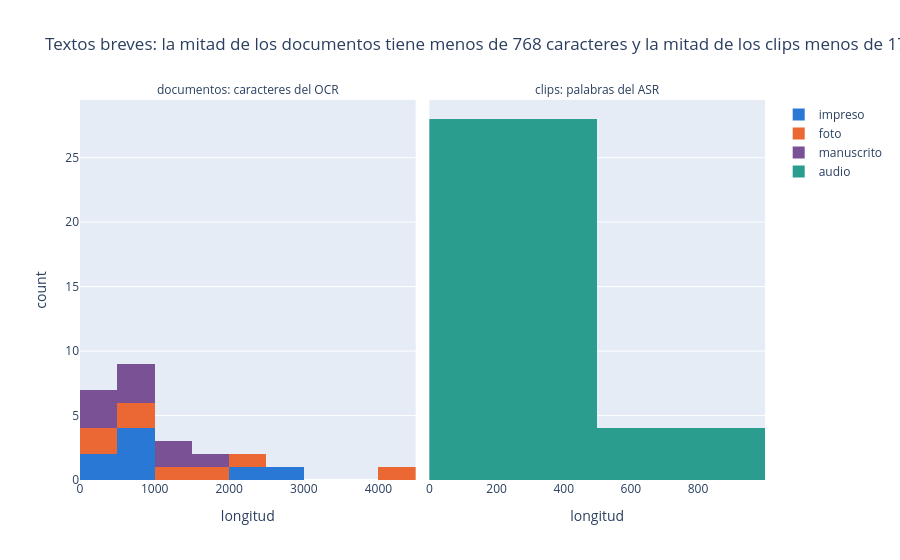

Write notebook code for a chart like this one.
### Code cell
# 6.3 ¿Qué tan largos son los textos extraídos?
longitudes = pd.concat([
    pd.DataFrame({"medida": "documentos: caracteres del OCR", "valor": catalogo["texto_ocr"].str.len(), "tipo": catalogo["tipo"]}),
    pd.DataFrame({"medida": "clips: palabras del ASR", "valor": clips["texto_asr"].map(lambda t: len(re.sub(r"\[HABLANTE_\d+\]", " ", t).split())), "tipo": "audio"}),
], ignore_index=True)
med_c = longitudes.loc[longitudes["medida"].str.startswith("documentos"), "valor"].median()
med_p = longitudes.loc[longitudes["medida"].str.startswith("clips"), "valor"].median()

fig = px.histogram(longitudes, x="valor", color="tipo", facet_col="medida", nbins=12,
                   color_discrete_map={**COLORES, "audio": "#2a9d8f"},
                   title=f"Textos breves: la mitad de los documentos tiene menos de {med_c:.0f} caracteres "
                         f"y la mitad de los clips menos de {med_p:.0f} palabras",
                   labels={"valor": "longitud", "tipo": ""})
fig.update_xaxes(matches=None, title_text="longitud")
fig.for_each_annotation(lambda a: a.update(text=a.text.split("=")[-1]))
fig.show()

### Figure 1 — Plotly figure (JSON) as saved in the notebook; plotly's stock layout.template omitted (floating-point values rounded to 4 significant figures)
{"data": [{"bingroup": "x", "hovertemplate": "=impreso<br>medida=documentos: caracteres del OCR<br>longitud=%{x}<br>count=%{y}<extra></extra>", "legendgroup": "impreso", "marker": {"color": "#2a78d6", "pattern": {"shape": ""}}, "name": "impreso", "nbinsx": 12, "orientation": "v", "showlegend": true, "type": "histogram", "x": [204, 421, 745, 2959, 2023, 765, 980, 768], "xaxis": "x", "yaxis": "y"}, {"bingroup": "x", "hovertemplate": "=foto<br>medida=documentos: caracteres del OCR<br>longitud=%{x}<br>count=%{y}<extra></extra>", "legendgroup": "foto", "marker": {"color": "#eb6834", "pattern": {"shape": ""}}, "name": "foto", "nbinsx": 12, "orientation": "v", "showlegend": true, "type": "histogram", "x": [1721, 1362, 267, 266, 922, 528, 4235, 2162], "xaxis": "x", "yaxis": "y"}, {"bingroup": "x", "hovertemplate": "=manuscrito<br>medida=documentos: caracteres del OCR<br>longitud=%{x}<br>count=%{y}<extra></extra>", "legendgroup": "manuscrito", "marker": {"color": "#7a5195", "pattern": {"shape": ""}}, "name": "manuscrito", "nbinsx": 12, "orientation": "v", "showlegend": true, "type": "histogram", "x": [986, 1367, 1521, 1235, 767, 237, 371, 377, 658], "xaxis": "x", "yaxis": "y"}, {"bingroup": "x", "hovertemplate": "=audio<br>medida=clips: palabras del ASR<br>longitud=%{x}<br>count=%{y}<extra></extra>", "legendgroup": "audio", "marker": {"color": "#2a9d8f", "pattern": {"shape": ""}}, "name": "audio", "nbinsx": 12, "orientation": "v", "showlegend": true, "type": "histogram", "x": [102, 184, 220, 617, 278, 90, 62, 577, 608, 157, 117, 57, 366, 154, 127, 226, 133, 120, 380, 132, 52, 147, 211, 56, 298, 379, 491, 109, 100, 494, 624, 228], "xaxis": "x2", "yaxis": "y2"}], "layout": {"annotations": [{"font": {}, "showarrow": false, "text": "documentos: caracteres del OCR", "x": 0.245, "xanchor": "center", "xref": "paper", "y": 1.0, "yanchor": "bottom", "yref": "paper"}, {"font": {}, "showarrow": false, "text": "clips: palabras del ASR", "x": 0.755, "xanchor": "center", "xref": "paper", "y": 1.0, "yanchor": "bottom", "yref": "paper"}], "barmode": "relative", "legend": {"title": {"text": ""}, "tracegroupgap": 0}, "title": {"text": "Textos breves: la mitad de los documentos tiene menos de 768 caracteres y la mitad de los clips menos de 170 palabras"}, "xaxis": {"anchor": "y", "domain": [0.0, 0.49], "title": {"text": "longitud"}}, "xaxis2": {"anchor": "y2", "domain": [0.51, 1.0], "title": {"text": "longitud"}}, "yaxis": {"anchor": "x", "domain": [0.0, 1.0], "title": {"text": "count"}}, "yaxis2": {"anchor": "x2", "domain": [0.0, 1.0], "matches": "y", "showticklabels": false}}}
